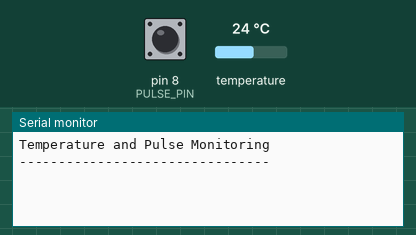
Simulated run of this sketch. Board: Arduino Uno, built with avr-gcc and run on an emulated ATmega328P. Shown: the last lines printed to the serial monitor. Wiring (inferred from the names in the program): LM75 temperature sensor at I2C address 0x48. Inputs (shaded band) come from the test bench; at power-on: temperature 24 °C, pin 8 (PULSE_PIN) LOW.

Above: at 1.2 s.
1.3 s: temperature set to 12 °C
At 4.4 s:
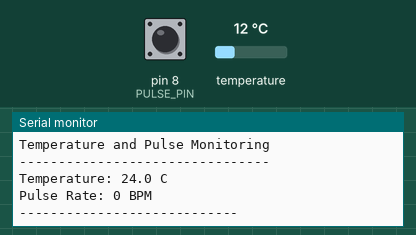
5.5 s: pin 8 (PULSE_PIN) pulled HIGH for 0.15 s
7.1 s: temperature set to 19 °C
At 8.4 s:
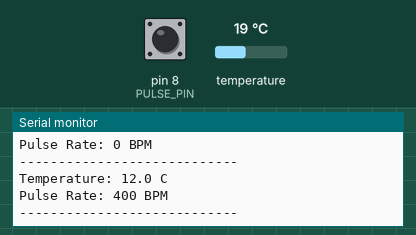
8.6 s: pin 8 (PULSE_PIN) pulled HIGH for 1 s
At 11.9 s:
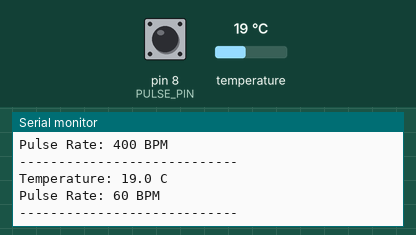

Measured:
- after the input at 8.6 s, the serial monitor: prints a new line after 3.0 s (image 3)

The sketch:

exp_3code.ino
```cpp
#include <Wire.h>

#define PULSE_PIN 8

float temperature;
float pulseRate;

unsigned long highTime;
unsigned long lowTime;
unsigned long totalTime;

void setup()
{
  Serial.begin(9600);
  Wire.begin();

  pinMode(PULSE_PIN, INPUT);

  Serial.println("Temperature and Pulse Monitoring");
  Serial.println("--------------------------------");
}

void loop()
{
  // Read temperature from LM75AD
  Wire.beginTransmission(0x48);
  Wire.write(0x00);
  Wire.endTransmission();

  Wire.requestFrom(0x48, 2);

  if (Wire.available() >= 2)
  {
    int msb = Wire.read();
    int lsb = Wire.read();

    int raw = (msb << 8) | lsb;
    raw >>= 7;

    if (raw & 0x100)
      raw -= 512;

    temperature = raw * 0.5;
  }

  // Measure pulse rate
  highTime = pulseIn(PULSE_PIN, HIGH, 2000000);
  lowTime = pulseIn(PULSE_PIN, LOW, 2000000);

  totalTime = highTime + lowTime;

  if (totalTime > 0)
  {
    pulseRate = 60000000.0 / totalTime;
  }
  else
  {
    pulseRate = 0;
  }

  // Display temperature
  Serial.print("Temperature: ");
  Serial.print(temperature, 1);
  Serial.println(" C");

  // Display pulse rate
  Serial.print("Pulse Rate: ");
  Serial.print(pulseRate, 0);
  Serial.println(" BPM");

  Serial.println("----------------------------");

  delay(500);
}
```
